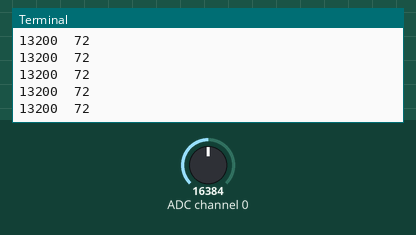
Simulated run of this program. Board: Raspberry Pi (BCM pin numbers). Parts: the last lines printed to the terminal. The inputs (shaded band) are chosen by the test bench; at power-on: ADC channel 0 = 16384 (analog values on the 0–32767 scale). Library files of the repository ran but are not shown: ads1115_lib.py.

Above: at 1.2 s.
1.3 s: ADC channel 0 set to 22936
At 1.45 s:
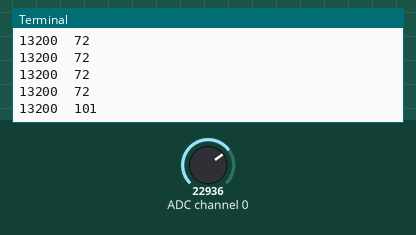
2.8 s: ADC channel 0 set to 28834
At 2.87 s:
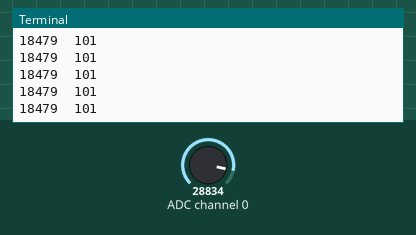
Timing chart, 0 to 5.8 s (numbered marks = the images above; inputs shaded):
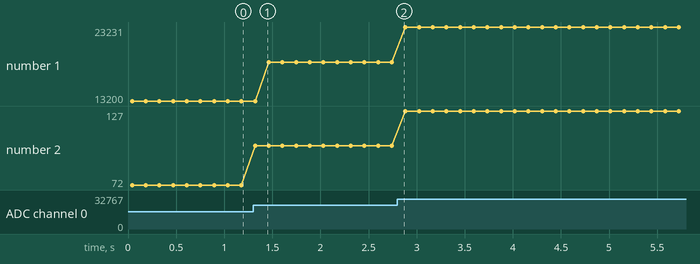

Measured:
- after the input at 1.3 s, the terminal: prints a new line at once (image 1)
- plotted number 1: 13200 → 18479 after the input at 1.3 s, 18479 → 23231 after the input at 2.8 s
- plotted number 2: 72 → 101 after the input at 1.3 s, 101 → 127 after the input at 2.8 s

The program:

3adspot.py
```python
from ads1115_lib import ADS1115
from time import sleep
a = ADS1115()

def MAP(x, in_min, in_max, out_min, out_max):
    return (x - in_min) * (out_max - out_min) / (in_max - in_min) + out_min


while True:
    # Loop infinitely
    try:
        # Print readings into rows
        print(a.read_adc(0), end="\t")
        print(int(MAP(a.read_adc(0), 0, 32767, 0, 180)))
        sleep(0.1)
    except KeyboardInterrupt:
        # Exit loop
        print("\nProgram Stopped")
        break
```
